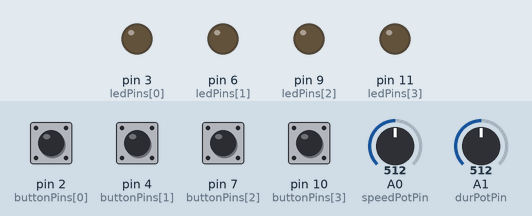
Recording of a sketch running on a simulated Arduino Uno, built with avr-gcc and run on an emulated ATmega328P. On the bench: output pins drawn as LEDs (lit = HIGH). The test bench sets the inputs (shaded band); at power-on: pin 2 (buttonPins[0]), pin 4 (buttonPins[1]), pin 7 (buttonPins[2]), pin 10 (buttonPins[3]) LOW, A0 (speedPotPin) = 512, A1 (durPotPin) = 512.

Above: at 1.2 s.
1.3 s: pin 2 (buttonPins[0]) pulled HIGH for 0.15 s
At 1.39 s:
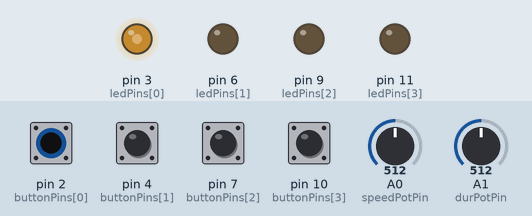
4.4 s: pin 4 (buttonPins[1]) pulled HIGH for 0.15 s
At 4.49 s:
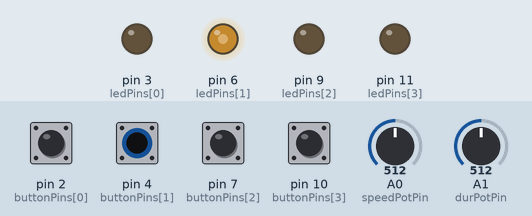
7.5 s: pin 7 (buttonPins[2]) pulled HIGH for 0.15 s
At 7.59 s:
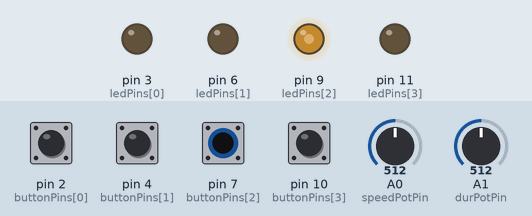
10.6 s: pin 10 (buttonPins[3]) pulled HIGH for 0.15 s
At 10.69 s:
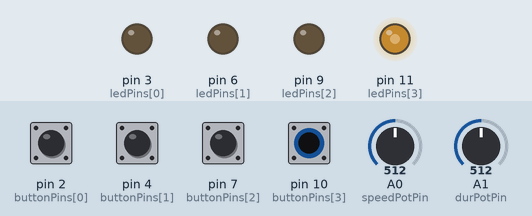
13.7 s: pin 10 (buttonPins[3]) pulled HIGH for 1 s
At 16.1 s:
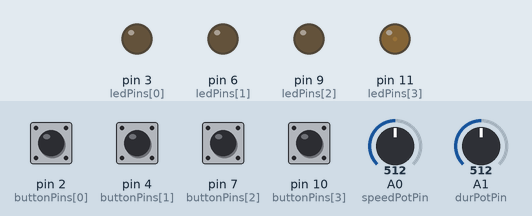
17.7 s: pin 2 (buttonPins[0]) pulled HIGH for 1 s
At 18.0 s:
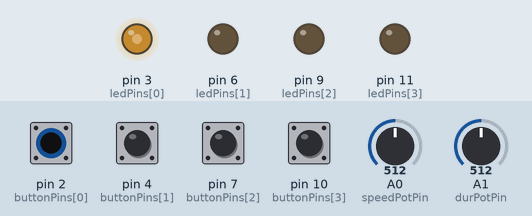
Timing chart, 0 to 22.7 s (numbered marks = the images above; inputs shaded):
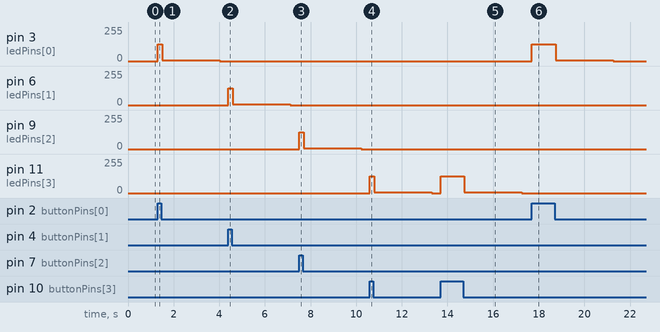

The sketch:

prototype2.ino
```cpp
const int maxSpeed = 225; //corresponds to maximum analog output
const int minSpeed = 30;
const int speedPotPin = A0;     //white wire
const int durPotPin = A1;       //black wire
float durationPar = 0.0;  //seconds
float speedPar = 0.0;
int buttonPins[] = {2,4,7,10}; //{green,yellow,blue,red}
int ledPins[] = {3,6,9,11}; //{green,yellow,blue,red}
byte buttonStates[] = {0, 0, 0, 0};
byte otherButtonStates[] = {0, 0, 0, 0};
unsigned long startTime = millis ();
unsigned long curTime = millis();
void setup() {
  Serial.begin(9300);
  // put your setup code here, to run once:
  for (int i=0; i<4; i++){
    pinMode(ledPins[i], OUTPUT);
  }
  for (int i=0; i<4; i++){
    pinMode(buttonPins[i], INPUT);
  }
  pinMode(durPotPin, INPUT);
  pinMode(speedPotPin, INPUT);
}

void loop() {
  readStates();
  //janky way to read buttonStates for 1 and remember location of the 1
  int currentDirection = 5;
  for (int i=0; i<4 ; i++){
    if (1 == buttonStates[i]){
      currentDirection=i;
      break;
    }
  }
  //Serial.print("currentDirection: "); Serial.println(currentDirection);
  // if we found that a button is pressed
  if (currentDirection != 5){
    //Serial.print("Button pressed: "); Serial.println(currentDirection);
    analogWrite(ledPins[currentDirection],speedPar);
    while(buttonStates[currentDirection] == 1){
      readStates();
      analogWrite(ledPins[currentDirection],speedPar);
    }
    //Serial.println("Button released");
    //start timer
    startTime = millis();
    curTime = millis()- startTime;
    while(curTime<durationPar){
      //Serial.println("Button timer running!");
      readStates();
      analogWrite(ledPins[currentDirection],speedPar);
      //check if any of the other buttons have been turned on!
      int newDirection = 5;
      //copy buttonStates while changing the current direction to zero
      for (int i=0; i<4 ; i++){
        otherButtonStates[i] = buttonStates[i];
      }
      otherButtonStates[currentDirection] = 0;
      for (int i=0; i<4 ; i++){
        if (1 == otherButtonStates[i]){
        if (1 == otherButtonStates[i]){
          newDirection=i;
          break;
        }
      }
      //Serial.print("otherButtonStates: "); for (int i = 0; i<4; i++){Serial.print(otherButtonStates[i]);}; Serial.println();
      //Serial.print("newDirection: "); Serial.println(newDirection);
      if (newDirection != 5){
        //break the timer while loop
        //Serial.println("Button timer broken due to new button being pressed");
        break;
      }
      curTime = millis() - startTime;
    }
    digitalWrite(ledPins[currentDirection],LOW);
  }
}
}

void readStates() {
  durationPar = map(analogRead(durPotPin), 0, 1023, 0, 5000);
  speedPar = map(analogRead(speedPotPin), 0, 1023, minSpeed, maxSpeed);
  for (int i = 0; i<4; i++){
    buttonStates[i] = digitalRead(buttonPins[i]);
  }
  // Serial.print("Reading States; durationPar:"); Serial.print(durationPar);
  // Serial.print(", speedPar: "); Serial.print(speedPar);
  // Serial.print(", buttonStates: "); for (int i = 0; i<4; i++){Serial.println(buttonStates[i]);};
}
```

Measured:
- after the input at 1.3 s, pin 3 (ledPins[0]): 0/255 → 127/255 at once, → 6/255 0.19 s later, → 0/255 2.5 s later
- after the input at 4.4 s, pin 6 (ledPins[1]): 0/255 → 127/255 at once, → 6/255 0.19 s later, → 0/255 2.5 s later
- after the input at 7.5 s, pin 9 (ledPins[2]): 0/255 → 127/255 at once, → 6/255 0.19 s later, → 0/255 2.5 s later
- after the input at 10.6 s, pin 11 (ledPins[3]): 0/255 → 127/255 at once, → 6/255 0.19 s later, → 0/255 2.5 s later
- after the input at 13.7 s, pin 11 (ledPins[3]): 0/255 → 127/255 at once, → 6/255 1.0 s later, → 0/255 2.5 s later
- after the input at 17.7 s, pin 3 (ledPins[0]): 0/255 → 127/255 at once, → 6/255 1.0 s later, → 0/255 2.5 s later
